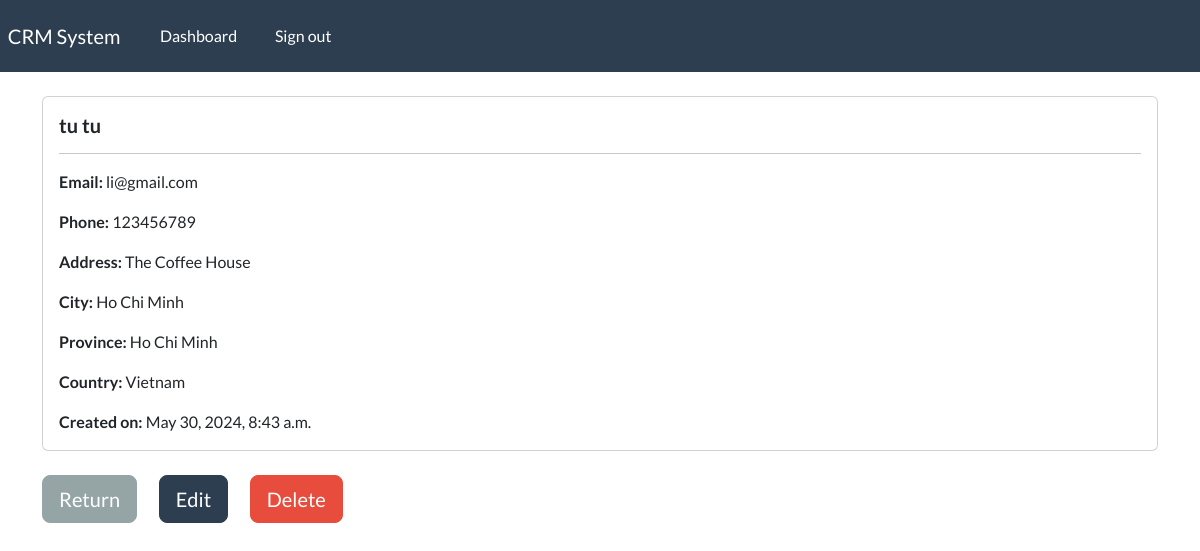
The app's page /record/4 (signed in) with its own data.
### webapp/models.py (models this page shows, shortened)
class Record(models.Model):
    creation_date= models.DateTimeField(auto_now_add=True)
    first_name = models.CharField(max_length=100)
    last_name = models.CharField(max_length=100)
    email= models.CharField(max_length= 255)
    phone= models.CharField(max_length=20)
    address= models.CharField(max_length=300)
    city = models.CharField(max_length=200)
    province = models.CharField(max_length=200)
    country= models.CharField(max_length=125)

### webapp/views.py (the view)
# urls.py: path('record/<int:pk>', views.view_singular, name='view-record'),
@login_required(login_url="login")
def view_singular(request, pk):
    record = Record.objects.get(id=pk)
    context= {'record': record}
    return render(request, 'webapp/view-record.html', context=context)

### webapp/templates/webapp/view-record.html (shortened to what this page needs)
{% extends "webapp/base.html" %}
{% block content %}
<body>
    <div class="card" >
        <div class="card-body">
          <h5 class="card-title"><strong>{{record.first_name}}  {{record.last_name}}</strong></h5>
          <hr>
          <p class="card-text"><strong>Email:    </strong>{{record.email}}</p>
          <p class="card-text"><strong>Phone:    </strong>{{record.phone}}</p>
          <p class="card-text"><strong>Address:    </strong>{{record.address}}</p>
          <p class="card-text"><strong>City:    </strong>{{record.city}}</p>
          <p class="card-text"><strong>Province:    </strong>{{record.province}}</p>
          <p class="card-text"><strong>Country:    </strong>{{record.country}}</p>
          <p class="card-text"><strong>Created on:    </strong>{{record.creation_date}}</p>
        </div>
      </div>
      <br>
      <a href="{% url 'dashboard' %}" class="btn btn-secondary btn-lg" role="button" aria-disabled="true">Return</a>
      <a href="{% url 'update-record' record.id  %}" class="btn btn-primary btn-lg" role="button" aria-disabled="true">Edit</a>
      <a href="{% url 'delete-record' record.id  %}" class="btn btn-danger btn-lg" role="button" aria-disabled="true">Delete</a>
    </body>
{% endblock  %}

### records on screen
Record: first_name "tu", last_name "tu", email "li@gmail.com", phone "123456789", address "The Coffee House", city "Ho Chi Minh", province "Ho Chi Minh", country "Vietnam", creation_date "May 30, 2024, 8:43 a.m."
